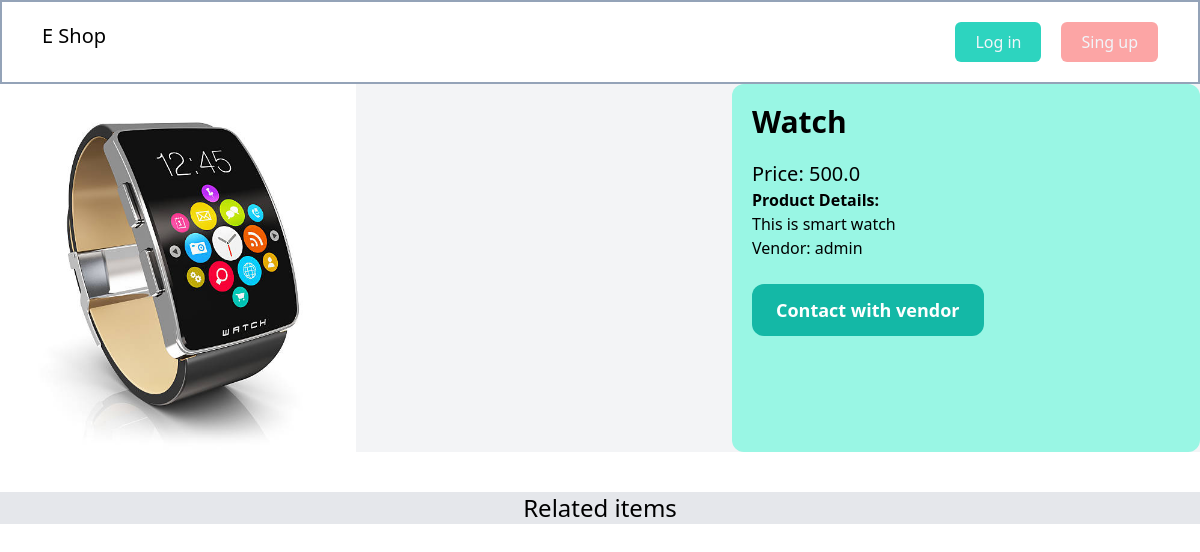
/items/3, run on an earlier commit of the app's database.
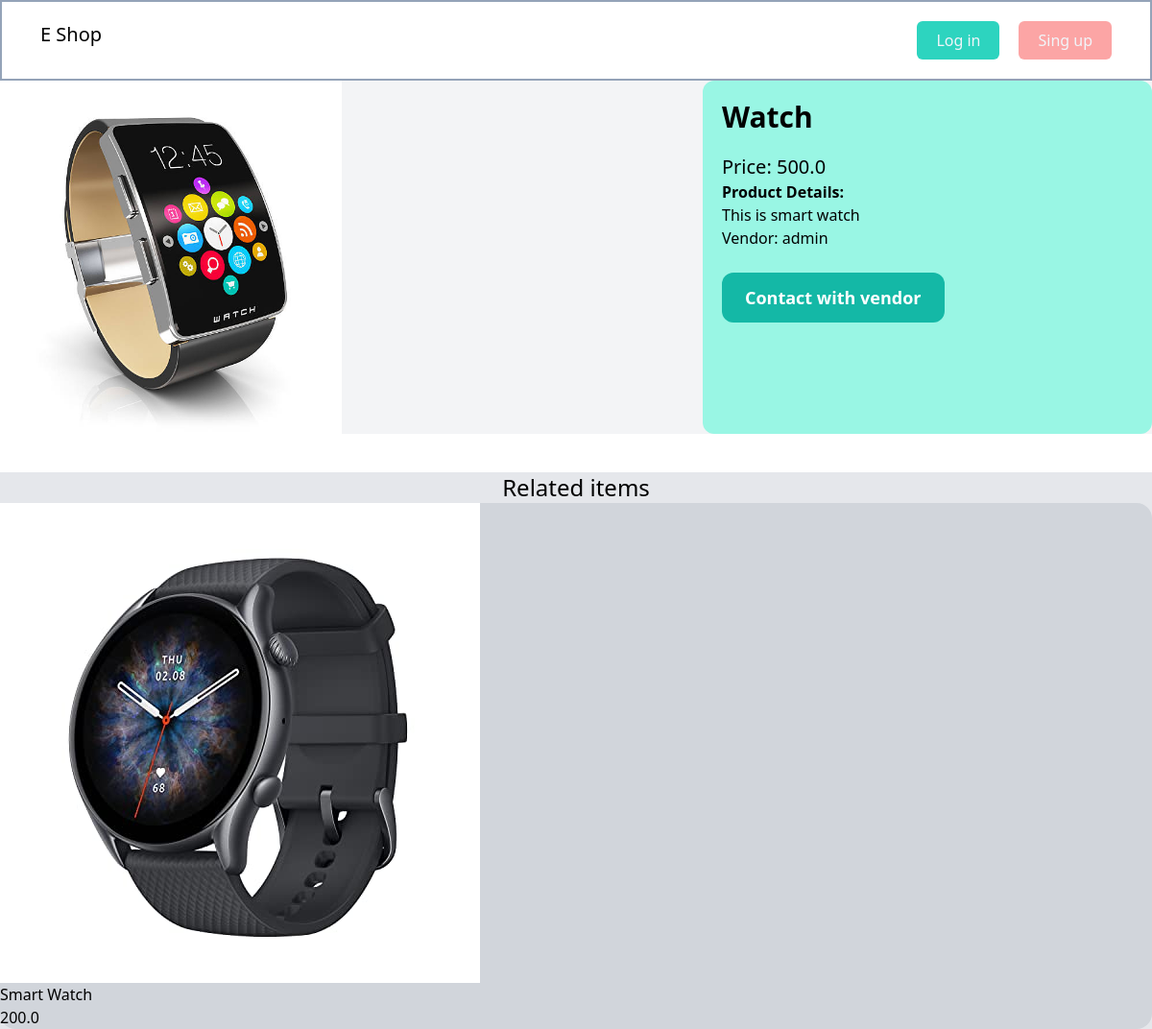
And on a later commit of the database.
### item/models.py (models this page shows, shortened)
class Items(models.Model):
    Name = models.CharField(max_length=200)
    category = models.ForeignKey(Category, related_name='items', on_delete=models.CASCADE)
    description = models.TextField(blank=True, null=True)
    price = models.FloatField()
    image = models.ImageField(upload_to='product_images', blank=True, null=True)
    is_sold = models.BooleanField(default=False)
    created_at = models.DateTimeField(auto_now_add=True)
    created_by = models.ForeignKey(User, related_name = 'items', on_delete=models.CASCADE)
    class Meta:
        ordering = ['Name']
        verbose_name_plural = 'Items'

### item/views.py (the view)
# urls.py: path('<int:pk>', views.details, name='detail')
def details (request,pk):
    item = get_object_or_404(Items, pk=pk)
    related_items = Items.objects.filter(category=item.category,is_sold=False).exclude(pk=pk)[:3]
    return render(request, 'item/detail.html',{'item':item ,'related_items':related_items})

### item/templates/item/detail.html (shortened to what this page needs)
{% extends 'mainapp/base.html' %}
{% block content%}
<div class="grid grid-cols-5 gap-5 bg-gray-100">
    <div class="col-span-3 rounded">
        <img class="w-1/2" src="{{  item.image.url  }}" alt="">
    </div>
    <div class="col-span-2 p-5 bg-teal-200 rounded-xl">
        <h1 class="mb-5 text-3xl"> <strong class="font-semibold">{{ item.Name }}</strong></h1>
        <p class="text-xl">Price: {{ item.price }}</p>
        <p><strong>Product Details:</strong><br>
            <span class="">{{ item.description }}</span>
        </p>
        <p class="">Vendor: {{ item.created_by.username }}</p>
        <a href="#" class="inline-block mt-6 px-6 py-3 text-lg font-semibold bg-teal-500 text-white rounded-xl hover:bg-teal-700">Contact with vendor</a>
    </div>
</div>
<div class="mt-10 bg-gray-200">
    <h2 class="text-2xl text-center">Related items</h2>
    <div>
        {% for item in related_items %}
        <div class="bg-gray-300 w-76 rounded-2xl">
            <a href="{%url 'item:detail' item.id%}">
                <img src="{{ item.image.url }}" alt="">
                <div>
                    <h2>{{item.Name}}</h2>
                    <p>{{item.price}}</p>
                </div>
            </a>
        </div>
        {% endfor %}
    </div>
</div>
{% endblock %}

### mainapp/templates/mainapp/base.html (shortened to what this page needs)
<!DOCTYPE html>
<html lang="en">
<head>
    <script src="https://cdn.tailwindcss.com"></script>
</head>
<body >
    <nav class="px-10 py-5 border-solid border-2 border-slate-400  flex item-center justify-between">
    <a class="text-xl " href="/">E Shop</a>
    <div class="gap-x-5 flex justify-between">
        <a class="bg-teal-400 text-slate-100 px-5 py-2 rounded-md hover:bg-teal-700" href="{% url 'mainapp:login' %}">Log in</a>
        <a class="bg-red-300 text-slate-100 px-5 py-2 rounded-md hover:bg-red-700" href="{% url 'mainapp:singup' %}">Sing up</a>
    </div>
</nav>
{% block content%}
{% endblock %}
</body>
</html>

What changed in the data, as far as the page shows it:
added Items: image (picture), Name "Smart Watch", price "200.0"
